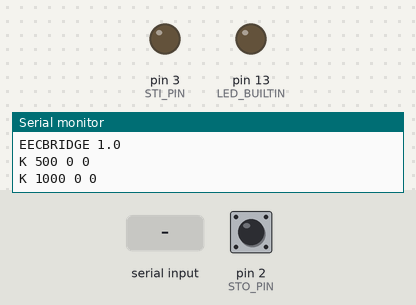
Bench run of a sketch on a simulated Arduino Uno, built with avr-gcc and run on an emulated ATmega328P. On the bench: output pins drawn as LEDs (lit = HIGH), the last lines printed to the serial monitor. Inputs (shaded band) come from the test bench; at power-on: pin 2 (STO_PIN) HIGH.

Above: at 1.2 s.
1.3 s: pin 2 (STO_PIN) pulled LOW for 0.15 s
At 1.37 s:
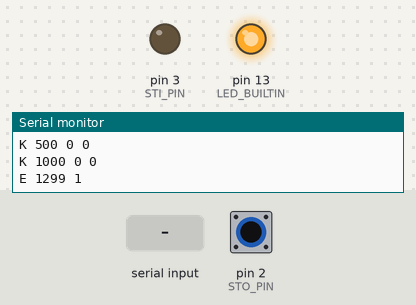
2.9 s: "STI 1\n" received over Serial
At 4.1 s:
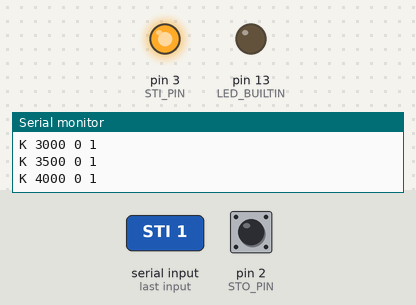
4.4 s: pin 2 (STO_PIN) pulled LOW for 1 s
At 5.2 s:
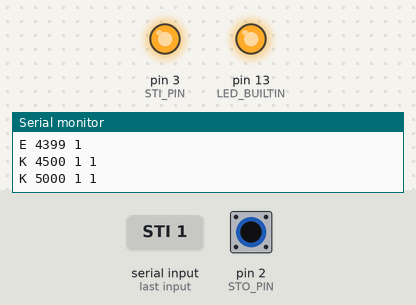
6.9 s: pin 2 (STO_PIN) pulled LOW for 3.2 s
At 11.0 s:
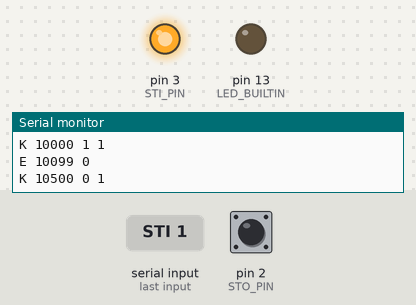
13.1 s: "STI 0\n" received over Serial
At 14.3 s:
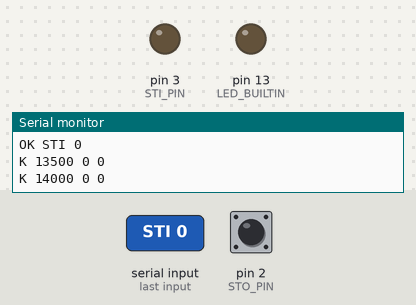
Timing chart, 0 to 15.6 s (numbered marks = the images above; inputs shaded):
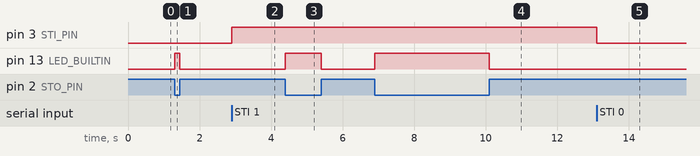

Measured:
- after the input at 1.3 s, pin 13 (LED_BUILTIN): LOW → HIGH at once, → LOW 0.15 s later
- after the input at 2.9 s, pin 3 (STI_PIN): LOW → HIGH at once
- after the input at 4.4 s, pin 13 (LED_BUILTIN): LOW → HIGH at once, → LOW 1.0 s later
- after the input at 6.9 s, pin 13 (LED_BUILTIN): LOW → HIGH at once, → LOW 3.2 s later
- after the input at 13.1 s, pin 3 (STI_PIN): HIGH → LOW at once

The sketch:

eec_bridge.ino
```cpp
// EEC-IV self-test bridge: USB serial <-> Ford EEC-IV self-test connector.
//
// Turns a 5 V Arduino Nano (or Uno) into a code reader for 1984-1995 Ford EEC-IV engine
// computers, built for a 1994 E-350 motorhome chassis with the 7.5L (460).
//
// The EEC-IV reports its fault codes as pulses: during a self-test it pulls the Self-Test
// Output (STO) line to ground in groups (3 pulses, pause, 2 pulses... = code 32x). A self-test
// starts when the Self-Test Input (STI) line is grounded. This sketch:
//   - grounds STI on command, through optocoupler U2 (so the Nano never touches STI directly)
//   - watches STO through optocoupler U1 and timestamps every change in milliseconds
// The laptop does all the decoding.
//
// Wiring (see docs/wiring.md):
//   D2  <- U1 phototransistor collector (U1 emitter to Nano GND). Low = STO active.
//   D3  -> 470R -> U2 LED anode (U2 LED cathode to Nano GND). High = ground STI.
//   5V  -> 470R -> U1 LED anode; U1 LED cathode -> 1N4148 anode; diode cathode -> STO wire
//   U2 phototransistor collector -> 470R -> STI wire; U2 emitter -> SIG RTN wire
//   Nano GND -> SIG RTN wire (the same wire)
//
// USB protocol, 115200 baud, one line per message:
//   Nano -> laptop
//     EECBRIDGE 1.0           on reset
//     E <ms> <0|1>            STO changed; 1 = active (EEC pulling it low)
//     K <ms> <0|1> <sti>      keepalive every 500 ms: current STO state and STI (0/1)
//     OK STI <0|1>            reply to STI command
//     PONG                    reply to PING
//     WARN STI TIMEOUT        STI was released automatically (see STI_MAX_MS)
//   laptop -> Nano
//     STI 1 / STI 0           ground / release the self-test input
//     PING

const uint8_t STO_PIN = 2;
const uint8_t STI_PIN = 3;
const long USB_BAUD = 115200;
const unsigned long DEBOUNCE_MS = 3;
const unsigned long KEEPALIVE_MS = 500;
// Never leave the self-test input grounded by accident (e.g. the laptop went to sleep).
const unsigned long STI_MAX_MS = 10UL * 60UL * 1000UL;

bool stoActive = false;      // debounced state
bool rawLast = false;
unsigned long rawChangedAt = 0;
unsigned long lastKeepalive = 0;
bool stiOn = false;
unsigned long stiOnAt = 0;
char line[24];
uint8_t lineLen = 0;

bool readSto() { return digitalRead(STO_PIN) == LOW; }

void setSti(bool on) {
  stiOn = on;
  stiOnAt = millis();
  digitalWrite(STI_PIN, on ? HIGH : LOW);
}

void handleLine() {
  line[lineLen] = 0;
  if (strcmp(line, "STI 1") == 0) {
    setSti(true);
    Serial.println(F("OK STI 1"));
  } else if (strcmp(line, "STI 0") == 0) {
    setSti(false);
    Serial.println(F("OK STI 0"));
  } else if (strcmp(line, "PING") == 0) {
    Serial.println(F("PONG"));
  } else if (lineLen > 0) {
    Serial.print(F("ERR "));
    Serial.println(line);
  }
  lineLen = 0;
}

void setup() {
  pinMode(STO_PIN, INPUT_PULLUP);
  pinMode(STI_PIN, OUTPUT);
  pinMode(LED_BUILTIN, OUTPUT);
  setSti(false);
  Serial.begin(USB_BAUD);
  stoActive = rawLast = readSto();
  Serial.println(F("EECBRIDGE 1.0"));
}

void loop() {
  unsigned long now = millis();

  bool raw = readSto();
  if (raw != rawLast) {
    rawLast = raw;
    rawChangedAt = now;
  }
  if (raw != stoActive && now - rawChangedAt >= DEBOUNCE_MS) {
    stoActive = raw;
    digitalWrite(LED_BUILTIN, stoActive ? HIGH : LOW);  // the Nano's LED flashes the codes too
    Serial.print(F("E "));
    Serial.print(rawChangedAt);  // time the change started, not when the debounce finished
    Serial.print(' ');
    Serial.println(stoActive ? 1 : 0);
  }

  if (now - lastKeepalive >= KEEPALIVE_MS) {
    lastKeepalive = now;
    Serial.print(F("K "));
    Serial.print(now);
    Serial.print(' ');
    Serial.print(stoActive ? 1 : 0);
    Serial.print(' ');
    Serial.println(stiOn ? 1 : 0);
  }

  if (stiOn && now - stiOnAt >= STI_MAX_MS) {
    setSti(false);
    Serial.println(F("WARN STI TIMEOUT"));
  }

  while (Serial.available()) {
    char c = Serial.read();
    if (c == '\n' || c == '\r') {
      if (lineLen) handleLine();
    } else if (lineLen < sizeof(line) - 1) {
      line[lineLen++] = c;
    }
  }
}
```
